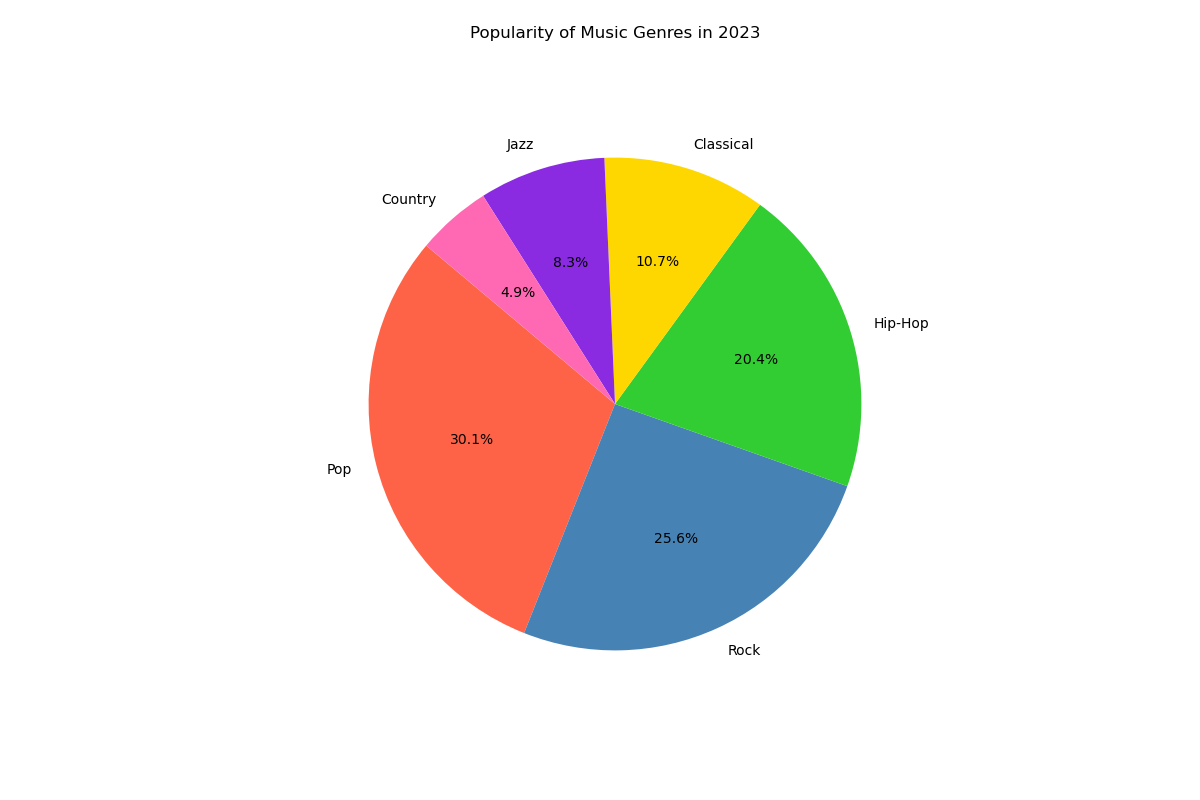

Here is the Python script that generated this plot:

import matplotlib.pyplot as plt

# Data
categories = ['Pop', 'Rock', 'Hip-Hop', 'Classical', 'Jazz', 'Country']
popularity = [30.1, 25.6, 20.4, 10.7, 8.3, 4.9]
colors = ['#FF6347', '#4682B4', '#32CD32', '#FFD700', '#8A2BE2', '#FF69B4']

# Create a pie chart
plt.figure(figsize=(12, 8))
plt.pie(popularity, labels=categories, autopct='%1.1f%%', startangle=140, colors=colors)

# Title
plt.title('Popularity of Music Genres in 2023', y=1.08)

# Display the chart
plt.show()
